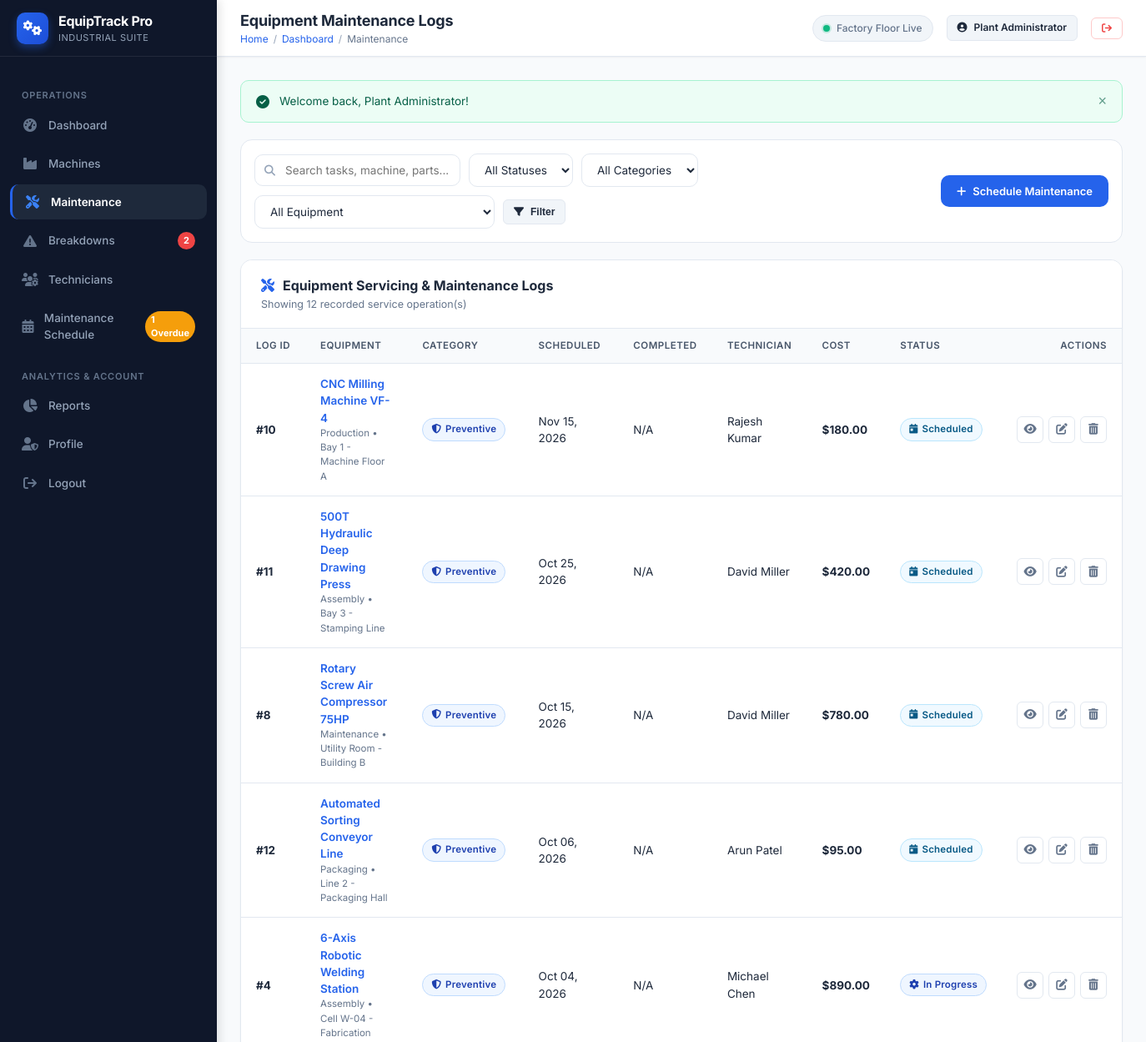
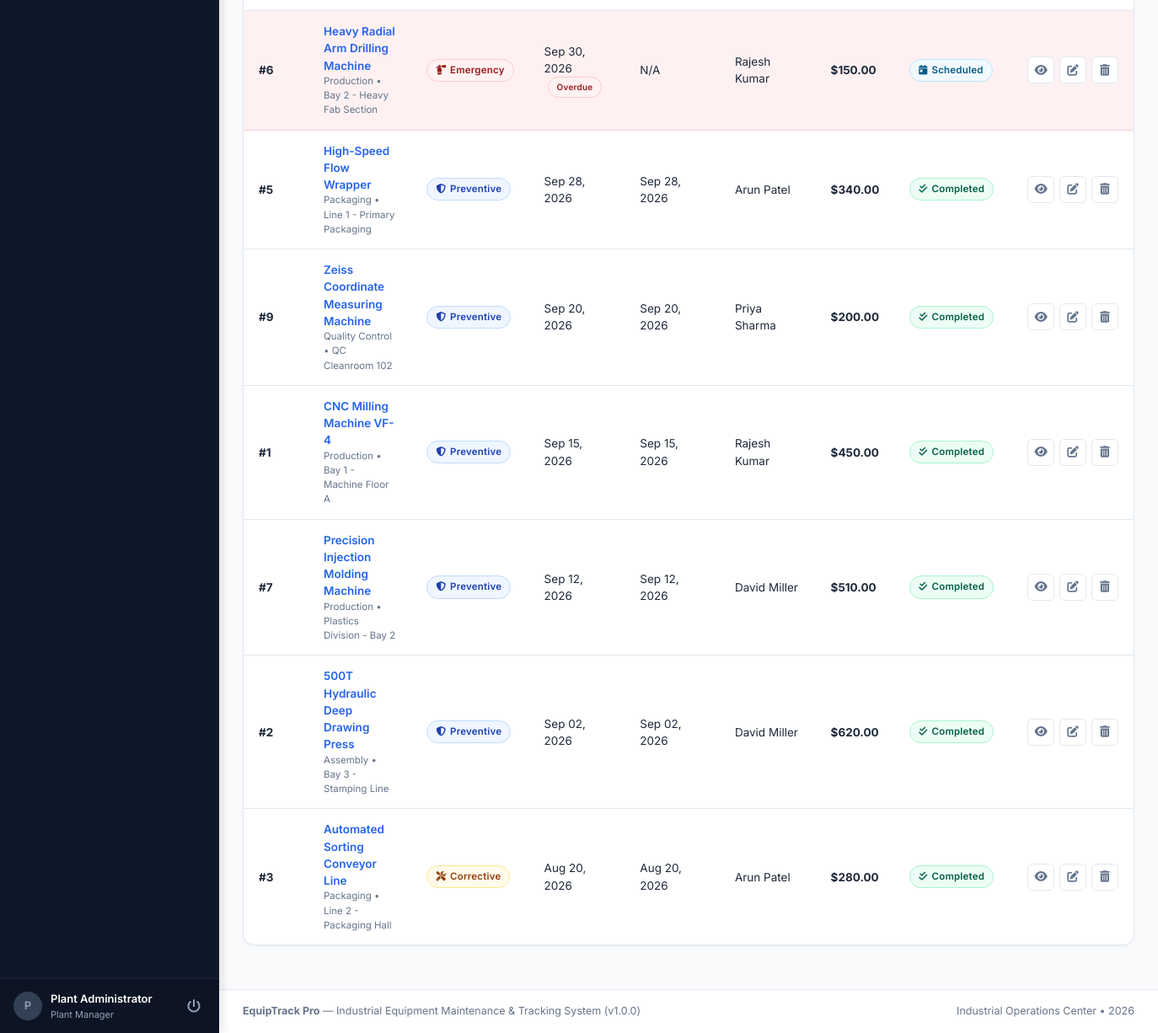
The page /maintenance/index.php (signed in) on the database its author committed (2 pictures, top to bottom).
### tables this page shows
CREATE TABLE `maintenance_records` (
  `id` INT AUTO_INCREMENT PRIMARY KEY,
  `machine_id` INT NOT NULL,
  `maintenance_type` ENUM('Preventive', 'Corrective', 'Emergency') NOT NULL,
  `scheduled_date` DATE NOT NULL,
  `completed_date` DATE NULL,
  `technician_id` INT NULL,
  `description` TEXT NOT NULL,
  `parts_replaced` VARCHAR(255) NULL,
  `cost` DECIMAL(10,2) DEFAULT 0.00,
  `status` ENUM('Scheduled', 'In Progress', 'Completed', 'Cancelled') DEFAULT 'Scheduled',
  `created_at` TIMESTAMP DEFAULT CURRENT_TIMESTAMP,
  INDEX `idx_maintenance_status` (`status`),
  INDEX `idx_maintenance_sched` (`scheduled_date`),
  CONSTRAINT `fk_maint_machine` FOREIGN KEY (`machine_id`) 
    REFERENCES `machines` (`id`) ON DELETE CASCADE ON UPDATE CASCADE,
  CONSTRAINT `fk_maint_technician` FOREIGN KEY (`technician_id`) 
    REFERENCES `technicians` (`id`) ON DELETE SET NULL ON UPDATE CASCADE
);

CREATE TABLE `machines` (
  `id` INT AUTO_INCREMENT PRIMARY KEY,
  `machine_name` VARCHAR(150) NOT NULL,
  `machine_type` VARCHAR(100) NOT NULL,
  `department` VARCHAR(100) NOT NULL,
  `location` VARCHAR(150) NOT NULL,
  `manufacturer` VARCHAR(100) NOT NULL,
  `model_number` VARCHAR(100) NOT NULL,
  `installation_date` DATE NOT NULL,
  `last_maintenance_date` DATE NULL,
  `next_maintenance_date` DATE NULL,
  `status` ENUM('Working', 'Under Maintenance', 'Breakdown', 'Inactive') DEFAULT 'Working',
  `technician_id` INT NULL,
  `created_at` TIMESTAMP DEFAULT CURRENT_TIMESTAMP,
  INDEX `idx_machine_status` (`status`),
  INDEX `idx_machine_dept` (`department`),
  CONSTRAINT `fk_machines_technician` FOREIGN KEY (`technician_id`) 
    REFERENCES `technicians` (`id`) ON DELETE SET NULL ON UPDATE CASCADE
);

CREATE TABLE `technicians` (
  `id` INT AUTO_INCREMENT PRIMARY KEY,
  `name` VARCHAR(100) NOT NULL,
  `employee_id` VARCHAR(50) NOT NULL UNIQUE,
  `department` VARCHAR(100) NOT NULL,
  `specialization` VARCHAR(150) NOT NULL,
  `phone` VARCHAR(25) NOT NULL,
  `email` VARCHAR(100) NOT NULL UNIQUE,
  `joining_date` DATE NOT NULL,
  `status` ENUM('Active', 'Inactive') DEFAULT 'Active',
  `created_at` TIMESTAMP DEFAULT CURRENT_TIMESTAMP
);

### maintenance/index.php (the view, shortened to what this page needs)
<?php
require_once __DIR__ . '/../includes/functions.php';
$pdo = getDBConnection();
$search = trim($_GET['search'] ?? '');
$query = "
    SELECT mr.*,
           m.machine_name, m.model_number, m.department, m.location,
           t.name as technician_name, t.employee_id as technician_code
    FROM maintenance_records mr
    JOIN machines m ON mr.machine_id = m.id
    LEFT JOIN technicians t ON mr.technician_id = t.id
    WHERE 1=1
";
$params = [];
$query .= " ORDER BY mr.scheduled_date DESC, mr.id DESC";
$stmt = $pdo->prepare($query);
$stmt->execute($params);
$records = $stmt->fetchAll();
include __DIR__ . '/../includes/header.php';
?>
<div class="filter-bar">
    <form action="<?= url('maintenance/index.php') ?>" method="GET" class="filter-group" style="flex: 1;">
        <div class="search-box">
            <i class="fa-solid fa-magnifying-glass"></i>
            <input type="text" name="search" class="form-control" placeholder="Search tasks, machine, parts..." value="<?= htmlspecialchars($search) ?>">
        </div>
        <select name="status" class="form-select" style="width: auto;">
            <option value="">All Statuses</option>
        </select>
        <select name="type" class="form-select" style="width: auto;">
            <option value="">All Categories</option>
        </select>
        <select name="machine_id" class="form-select" style="width: auto;">
            <option value="0">All Equipment</option>
        </select>
        <button type="submit" class="btn btn-secondary btn-sm">
            <i class="fa-solid fa-filter"></i> Filter
        </button>
    </form>
    <div>
        <a href="<?= url('maintenance/add.php') ?>" class="btn btn-primary">
            <i class="fa-solid fa-plus"></i> Schedule Maintenance
        </a>
    </div>
</div>
<div class="card">
    <div class="card-header">
        <div>
            <h2 class="card-title"><i class="fa-solid fa-screwdriver-wrench"></i> Equipment Servicing & Maintenance Logs</h2>
            <div class="card-subtitle">Showing <?= count($records) ?> recorded service operation(s)</div>
        </div>
    </div>
    <div class="table-responsive">
        <table class="table">
            <thead>
                <tr>
                    <th>Log ID</th>
                    <th>Equipment</th>
                    <th>Category</th>
                    <th>Scheduled</th>
                    <th>Completed</th>
                    <th>Technician</th>
                    <th>Cost</th>
                    <th>Status</th>
                    <th style="text-align: right;">Actions</th>
                </tr>
            </thead>
            <tbody>
                <?php if (empty($records)): ?>
                    <tr>
                        <td colspan="9" class="empty-state">
                            <i class="fa-solid fa-screwdriver-wrench"></i>
                            <h3>No maintenance records found</h3>
                            <p>No records match your selected criteria. Try adjusting your search or add a new log.</p>
                            <a href="<?= url('maintenance/add.php') ?>" class="btn btn-primary btn-sm">Log New Maintenance</a>
                        </td>
                    </tr>
                <?php else: ?>
                    <?php foreach ($records as $r):
                        $isOverdue = ($r['status'] === 'Scheduled' && strtotime($r['scheduled_date']) < strtotime(date('Y-m-d')));
                    ?>
                        <tr class="<?= $isOverdue ? 'overdue-row' : '' ?>">
                            <td><strong>#<?= $r['id'] ?></strong></td>
                            <td>
                                <a href="<?= url('machines/view.php?id=' . $r['machine_id']) ?>" style="font-weight: 600;">
                                    <?= htmlspecialchars($r['machine_name']) ?>
                                </a>
                                <div style="font-size: 11.5px; color: var(--text-muted);">
                                    <?= htmlspecialchars($r['department']) ?> &bull; <?= htmlspecialchars($r['location']) ?>
                                </div>
                            </td>
                            <td><?= get_maintenance_type_badge($r['maintenance_type']) ?></td>
                            <td>
                                <?= format_date($r['scheduled_date']) ?>
                                <?php if ($isOverdue): ?>
                                    <span class="badge badge-danger" style="margin-left: 4px; font-size: 10px;">Overdue</span>
                                <?php endif; ?>
                            </td>
                            <td><?= format_date($r['completed_date']) ?></td>
                            <td>
                                <?= !empty($r['technician_name']) ? htmlspecialchars($r['technician_name']) : '<span class="text-muted">Unassigned</span>' ?>
                            </td>
                            <td><strong><?= format_currency($r['cost']) ?></strong></td>
                            <td><?= get_status_badge($r['status']) ?></td>
                            <td style="text-align: right;">
                                <div class="action-buttons" style="justify-content: flex-end;">
                                    <a href="<?= url('maintenance/view.php?id=' . $r['id']) ?>" class="btn-icon" title="View Full Details">
                                        <i class="fa-solid fa-eye"></i>
                                    </a>
                                    <a href="<?= url('maintenance/edit.php?id=' . $r['id']) ?>" class="btn-icon" title="Edit / Mark Complete">
                                        <i class="fa-solid fa-pen-to-square"></i>
                                    </a>
                                    <a href="<?= url('maintenance/delete.php?id=' . $r['id']) ?>"
                                       class="btn-icon delete"
                                       title="Delete Record"
                                       data-confirm-delete
                                       data-item-name="Maintenance Record #<?= $r['id'] ?>">
                                        <i class="fa-solid fa-trash-can"></i>
                                    </a>
                                </div>
                            </td>
                        </tr>
                    <?php endforeach; ?>
                <?php endif; ?>
            </tbody>
        </table>
    </div>
</div>
<?php include __DIR__ . '/../includes/footer.php'; ?>

### includes/functions.php (shortened to what this page needs)
<?php
function url($path = '') {
    $path = ltrim($path, '/');
    $base = defined('BASE_URL') ? BASE_URL : '';
    return ($base ? $base : '') . ($path !== '' ? '/' . $path : '/');
}
function flash_message($key = 'flash', $message = null, $type = 'success') {
    if (!empty($_SESSION['flash'][$key])) {
        $alert = $_SESSION['flash'][$key];
        $typeClass = $alert['type'] === 'error' ? 'alert-danger' : 'alert-' . $alert['type'];
        $icon = 'fa-circle-check';
        return "
        <div class='alert {$typeClass} alert-dismissible fade show' role='alert'>
            <div class='alert-content'>
                <i class='fa-solid {$icon} alert-icon'></i>
                <span>" . htmlspecialchars($alert['message']) . "</span>
            </div>
            <button type='button' class='btn-close' onclick='this.parentElement.remove();' aria-label='Close'>&times;</button>
        </div>";
    }
    return '';
}
function format_date($date, $default = 'N/A') {
    if (empty($date) || $date === '0000-00-00') {
        return "<span class='text-muted'>{$default}</span>";
    }
    return date('M d, Y', strtotime($date));
}
function format_currency($amount) {
    return '$' . number_format((float)$amount, 2);
}
function get_status_badge($status) {
    switch (trim($status)) {
        case 'Scheduled':
            return "<span class='badge badge-info'><i class='fa-solid fa-calendar-day'></i> Scheduled</span>";
        case 'In Progress':
            return "<span class='badge badge-primary'><i class='fa-solid fa-gear fa-spin'></i> In Progress</span>";
        case 'Completed':
            return "<span class='badge badge-success'><i class='fa-solid fa-check-double'></i> Completed</span>";
    }
}
function get_maintenance_type_badge($type) {
    switch (trim($type)) {
        case 'Preventive':
            return "<span class='badge badge-primary'><i class='fa-solid fa-shield-halved'></i> Preventive</span>";
        case 'Corrective':
            return "<span class='badge badge-warning'><i class='fa-solid fa-screwdriver-wrench'></i> Corrective</span>";
        case 'Emergency':
            return "<span class='badge badge-danger'><i class='fa-solid fa-fire-extinguisher'></i> Emergency</span>";
    }
}

### rows shown on the page
maintenance_records: id "10", machine.machine_name "CNC Milling Machine VF-4", machine.department "Production", machine.location "Bay 1 - Machine Floor A", maintenance_type "Preventive" (drawn), scheduled_date "Nov 15, 2026", technician.name "Rajesh Kumar", cost "$180.00", status "Scheduled" (drawn)
maintenance_records: id "11", machine.machine_name "500T Hydraulic Deep Drawing Press", machine.department "Assembly", machine.location "Bay 3 - Stamping Line", maintenance_type "Preventive" (drawn), scheduled_date "Oct 25, 2026", technician.name "David Miller", cost "$420.00", status "Scheduled" (drawn)
maintenance_records: id "8", machine.machine_name "Rotary Screw Air Compressor 75HP", machine.department "Maintenance", machine.location "Utility Room - Building B", maintenance_type "Preventive" (drawn), scheduled_date "Oct 15, 2026", technician.name "David Miller", cost "$780.00", status "Scheduled" (drawn)
maintenance_records: id "12", machine.machine_name "Automated Sorting Conveyor Line", machine.department "Packaging", machine.location "Line 2 - Packaging Hall", maintenance_type "Preventive" (drawn), scheduled_date "Oct 06, 2026", technician.name "Arun Patel", cost "$95.00", status "Scheduled" (drawn)
maintenance_records: id "4", machine.machine_name "6-Axis Robotic Welding Station", machine.department "Assembly", machine.location "Cell W-04 - Fabrication", maintenance_type "Preventive" (drawn), scheduled_date "Oct 04, 2026", technician.name "Michael Chen", cost "$890.00", status "In Progress" (drawn)
maintenance_records: id "6", machine.machine_name "Heavy Radial Arm Drilling Machine", machine.department "Production", machine.location "Bay 2 - Heavy Fab Section", maintenance_type "Emergency" (drawn), scheduled_date "Sep 30, 2026", status "Overdue", technician.name "Rajesh Kumar", cost "$150.00"
maintenance_records: id "5", machine.machine_name "High-Speed Flow Wrapper", machine.department "Packaging", machine.location "Line 1 - Primary Packaging", maintenance_type "Preventive" (drawn), scheduled_date "Sep 28, 2026", completed_date "Sep 28, 2026", technician.name "Arun Patel", cost "$340.00", status "Completed" (drawn)
maintenance_records: id "9", machine.machine_name "Zeiss Coordinate Measuring Machine", machine.department "Quality Control", machine.location "QC Cleanroom 102", maintenance_type "Preventive" (drawn), scheduled_date "Sep 20, 2026", completed_date "Sep 20, 2026", technician.name "Priya Sharma", cost "$200.00", status "Completed" (drawn)
maintenance_records: id "1", machine.machine_name "CNC Milling Machine VF-4", machine.department "Production", machine.location "Bay 1 - Machine Floor A", maintenance_type "Preventive" (drawn), scheduled_date "Sep 15, 2026", completed_date "Sep 15, 2026", technician.name "Rajesh Kumar", cost "$450.00", status "Completed" (drawn)
maintenance_records: id "7", machine.machine_name "Precision Injection Molding Machine", machine.department "Production", machine.location "Plastics Division - Bay 2", maintenance_type "Preventive" (drawn), scheduled_date "Sep 12, 2026", completed_date "Sep 12, 2026", technician.name "David Miller", cost "$510.00", status "Completed" (drawn)
maintenance_records: id "2", machine.machine_name "500T Hydraulic Deep Drawing Press", machine.department "Assembly", machine.location "Bay 3 - Stamping Line", maintenance_type "Preventive" (drawn), scheduled_date "Sep 02, 2026", completed_date "Sep 02, 2026", technician.name "David Miller", cost "$620.00", status "Completed" (drawn)
maintenance_records: id "3", machine.machine_name "Automated Sorting Conveyor Line", machine.department "Packaging", machine.location "Line 2 - Packaging Hall", maintenance_type "Corrective" (drawn), scheduled_date "Aug 20, 2026", completed_date "Aug 20, 2026", technician.name "Arun Patel", cost "$280.00", status "Completed" (drawn)

### other values the page prints
$sidebarCounters['breakdowns'] "2"
$sidebarCounters['overdue'] "1"
substr($user['name'] ?? 'A', 0, 1) "P"
$user['name'] "Plant Administrator"
$user['role'] "Plant Manager"
$pageTitle "Equipment Maintenance Logs"
$crumbLabel "Dashboard"
$crumbLabel "Maintenance"
$alert['message'] "Welcome back, Plant Administrator!"
count($records) "12"
APP_NAME "EquipTrack Pro"
APP_FULL_NAME "Industrial Equipment Maintenance & Tracking System"
APP_VERSION "1.0.0"
